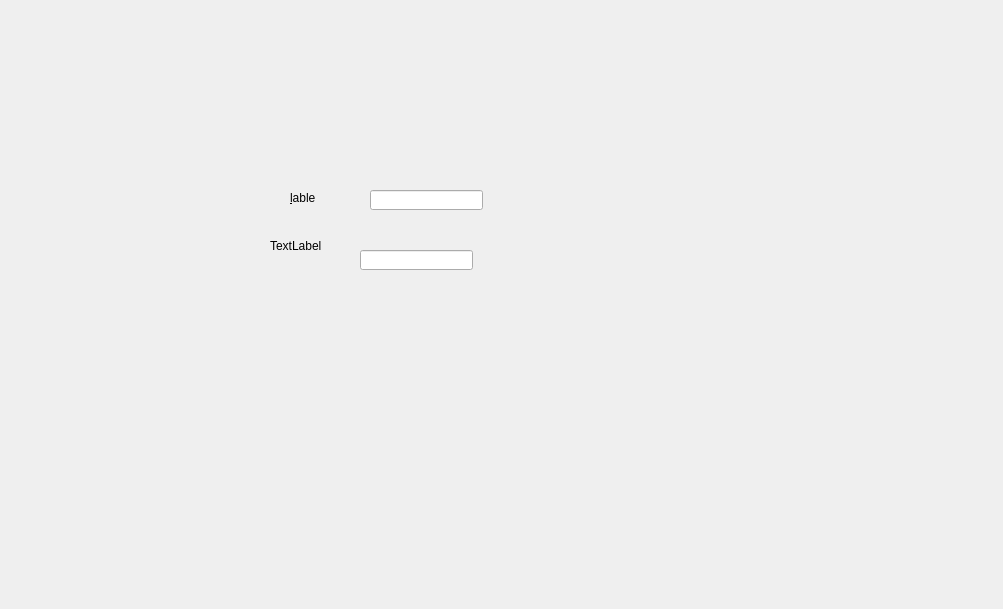
<?xml version="1.0" encoding="UTF-8"?>
<ui version="4.0">
 <class>Form</class>
 <widget class="QWidget" name="Form">
  <property name="geometry">
   <rect>
    <x>0</x>
    <y>0</y>
    <width>1003</width>
    <height>609</height>
   </rect>
  </property>
  <property name="windowTitle">
   <string>Form</string>
  </property>
  <widget class="QLabel" name="lable">
   <property name="geometry">
    <rect>
     <x>290</x>
     <y>190</y>
     <width>54</width>
     <height>16</height>
    </rect>
   </property>
   <property name="text">
    <string>&amp;lable</string>
   </property>
   <property name="buddy">
    <cstring>lineEdit</cstring>
   </property>
  </widget>
  <widget class="QLineEdit" name="lineEdit">
   <property name="geometry">
    <rect>
     <x>370</x>
     <y>190</y>
     <width>113</width>
     <height>20</height>
    </rect>
   </property>
  </widget>
  <widget class="QLabel" name="label">
   <property name="geometry">
    <rect>
     <x>270</x>
     <y>240</y>
     <width>54</width>
     <height>12</height>
    </rect>
   </property>
   <property name="text">
    <string>TextLabel</string>
   </property>
  </widget>
  <widget class="QLineEdit" name="lineEdit_2">
   <property name="geometry">
    <rect>
     <x>360</x>
     <y>250</y>
     <width>113</width>
     <height>20</height>
    </rect>
   </property>
  </widget>
 </widget>
 <resources/>
 <connections/>
 <slots>
  <slot>slot1()</slot>
 </slots>
</ui>
